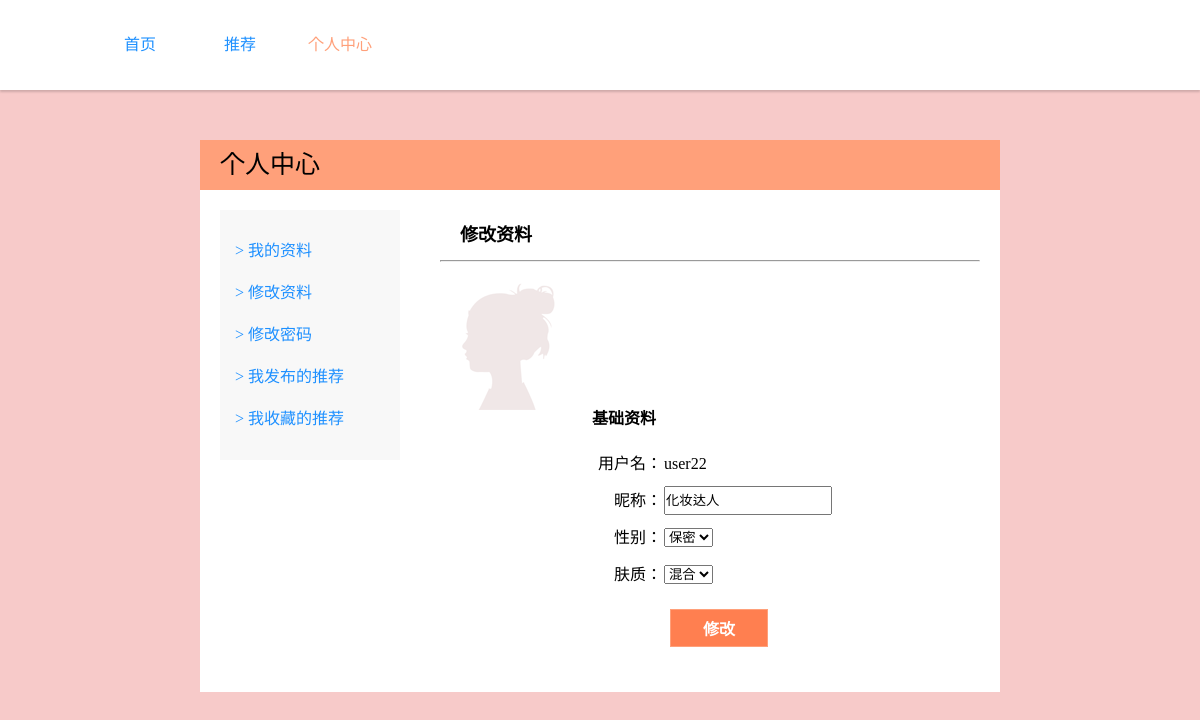
The app's page /makeup/user_edit.php (signed in) with its own data.
### tables this page shows
CREATE TABLE IF NOT EXISTS `user` (
  `UID` varchar(20) NOT NULL,
  `UPWD` varchar(32) NOT NULL,
  `NICKNAME` varchar(20) DEFAULT NULL,
  `GENDER` varchar(2) DEFAULT NULL,
  `SID` int(4) DEFAULT NULL,
  `ICON` varchar(1000) NOT NULL,
  PRIMARY KEY (`UID`)
);

### makeup/user_edit.php (the view, shortened to what this page needs)
<?php include 'conn.php'; ?>
<?php
$uid = $_SESSION['username'];
$sql = "SELECT * FROM USER WHERE UID='$uid'";
$result = mysql_query($sql,$conn) or die(mysql_error());
while ($row = mysql_fetch_array($result)) {
	$nickname = $row['NICKNAME'];
	$skin = $row['SID'];
	$gender = $row['GENDER'];
}
?>
<!DOCTYPE html PUBLIC "-//W3C//DTD XHTML 1.0 Transitional//EN" "http://www.w3.org/TR/xhtml1/DTD/xhtml1-transitional.dtd">
<html xmlns="http://www.w3.org/1999/xhtml">
<html>
<head>
	<link rel="stylesheet" type="text/css" href="css/user.css">
	<link rel="stylesheet" type="text/css" href="css/header.css">
</head>
<body>
<div class="back-area">
<div class="header-nav">
			<ul class="nav_ul">
					<li><a href="index.php">首页</a></li>
					<li><a href="post.php">推荐</a></li>
					<li><a href="user.php" class="nav_on">个人中心</a></li>
			</ul>
		</div>
	<div class="area">
		<div class="area-head"><span>个人中心</span></div>
		<div class="area-left">
			<div class="allMenu">
				<ul>
					<li>
						<a href="user.php">> 我的资料</a>
					</li>
					<li>
						<a href="">> 修改资料</a>
					</li>
					<li>
						<a href="user_newpwd.php">> 修改密码</a>
					</li>
					<li>
						<a href="user_publication.php">> 我发布的推荐</a>
					</li>
					<li>
						<a href="user_collection.php">> 我收藏的推荐</a>
					</li>
				</ul>
			</div>
		</div>
		<div class="area-right">
			<div class="rightHead">
				<span>修改资料</span><hr/>
			</div>
			<div class="rightCon">
				<form method="post">
					<div class="rightConL"><img src="/makeup/image/icon.png"></div>
					<div class="rightConR">
						<table>
							<tr>
								<td class="info_title">基础资料</td>
							</tr>
							<tr>
								<td class="info">用户名：</td>
								<td class="info_con"><?php echo $_SESSION['username']; ?></td>
							</tr>
							<tr>
								<td class="info">昵称：</td>
								<td><input type="text" class="info_con t_input" name="nickname" id="nickname" value="<?=$nickname?>"></input></td>
							</tr>
							<tr>
								<td class="info">性别：</td>
								<td>
									<select name="gender" id="gender">
										<option value="保密" <?php if($gender=='保密') echo "selected"; ?>>保密</option>
									</select>
								</td>
							</tr>
							<tr>
								<td class="info">肤质：</td>
								<td>
									<select name="skin" id="skin">
										<option value="2" <?php if($skin=='2') echo "selected"; ?>>混合</option>
									</select>
								</td>
							</tr>
						</table>
						<div class="div_button">
						<input type="submit" name="commit" class="modify" value="修改"></input>
						</div>
					</div>
				</form>
			</div>
		</div>
	</div>
	</div>
</body>
</html>

### makeup/css/user.css (style rules this page uses)
* { padding: 0; margin: 0; }
body { font-family:"微软雅黑","microsoft yahei"; background-color: #F7CAC9; font-size: 16px; }
div { display: block; }
.area { overflow: hidden; width: 800px; margin: 140px auto; background-color: #fff; }
.area-head { font-size: 25px; background-color: #FFA07A; }
.area-head span, .rightHead span { padding: 20px; line-height: 50px; }
.area-left { float: left; width: 180px; margin: 20px; background-color: #f8f8f8; }
.allMenu { padding: 20px 5px; }
.allMenu li { line-height: 22px; padding: 10px; }
.area-right { width: 540px; float: right; margin: 20px; }
.rightHead { font-size: 18px; font-weight: bold; }
.rightCon { margin-top: 20px; }
.rightConL { float: left; }
.rightConR { width: 380px; float: right; padding: 10px; }
.rightConR table { padding-top: 100px; clear: both; }
.info_title { line-height: 50px; font-weight: bold; }
.info { width: 70px; line-height: 35px; text-align: right; }
.info_con { font-family:"微软雅黑","microsoft yahei"; line-height: 25px; }
ul, li { list-style: none; }
.div_button { margin: 15px 80px; }
.modify { padding: 6px 32px; border: 1px solid; border-color: #FFA07A; background-color: #FF7F50; color: #FFF; font-size: 16px; font-weight: bold; cursor: pointer; }

### makeup/css/header.css (style rules this page uses)
.back-area { position: relative; overflow: hidden; margin: 0 auto; }
.header-nav { position: fixed; top: 0; left: 0; width: 100%; height: 90px; background-color: #fff; box-shadow: 0 2px 2px rgba(0,0,0,0.16); z-index: 1000; }
.nav_ul { position: relative; margin-left: 90px; line-height: 90px; width: 400px; height: 90px; }
.header-nav ul li { float: left; width: 100px; text-align: center; list-style: none; }
.header-nav ul li a { display: block; width: 100px; height: 90px; line-height: 90px; }
.nav_on { color: #FFA07A !important; }

### records on screen
user: nickname "化妆达人", gender "保密", skin "混合"

### other values on screen
$_SESSION['username'] "user22"
